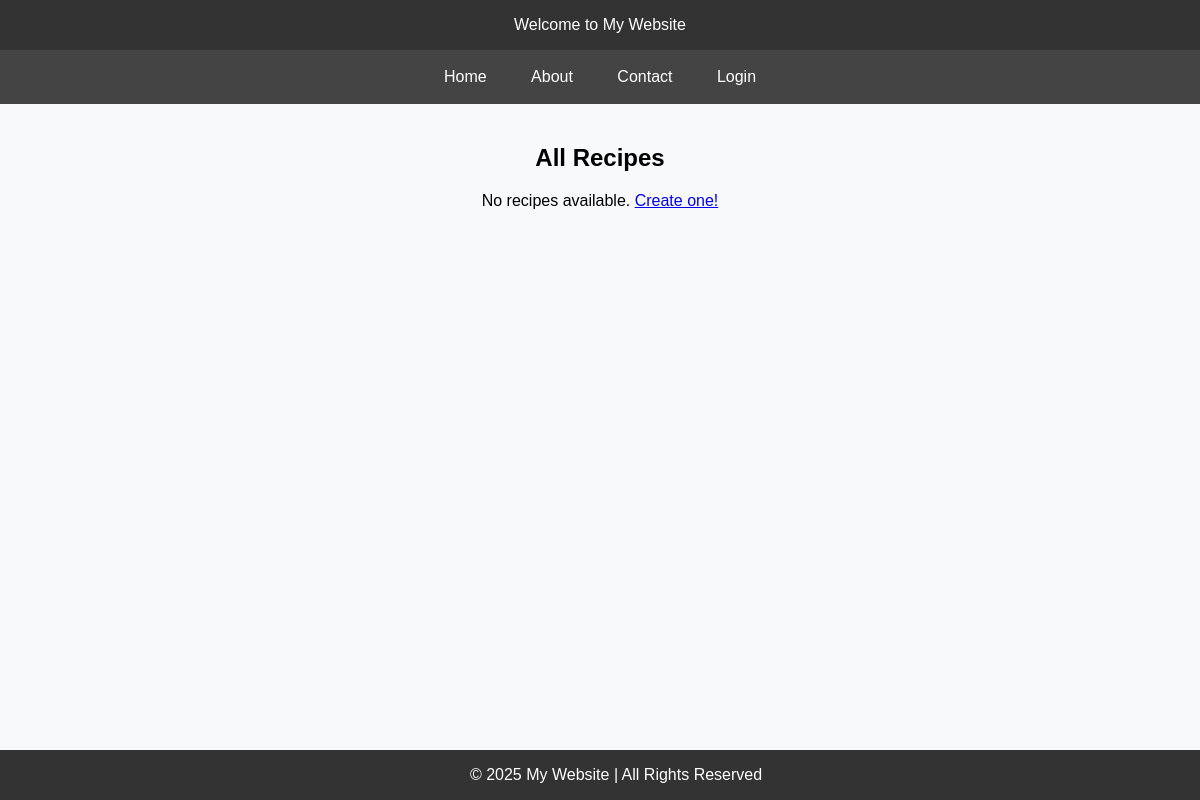
Page /recipes/ on the earlier database version.
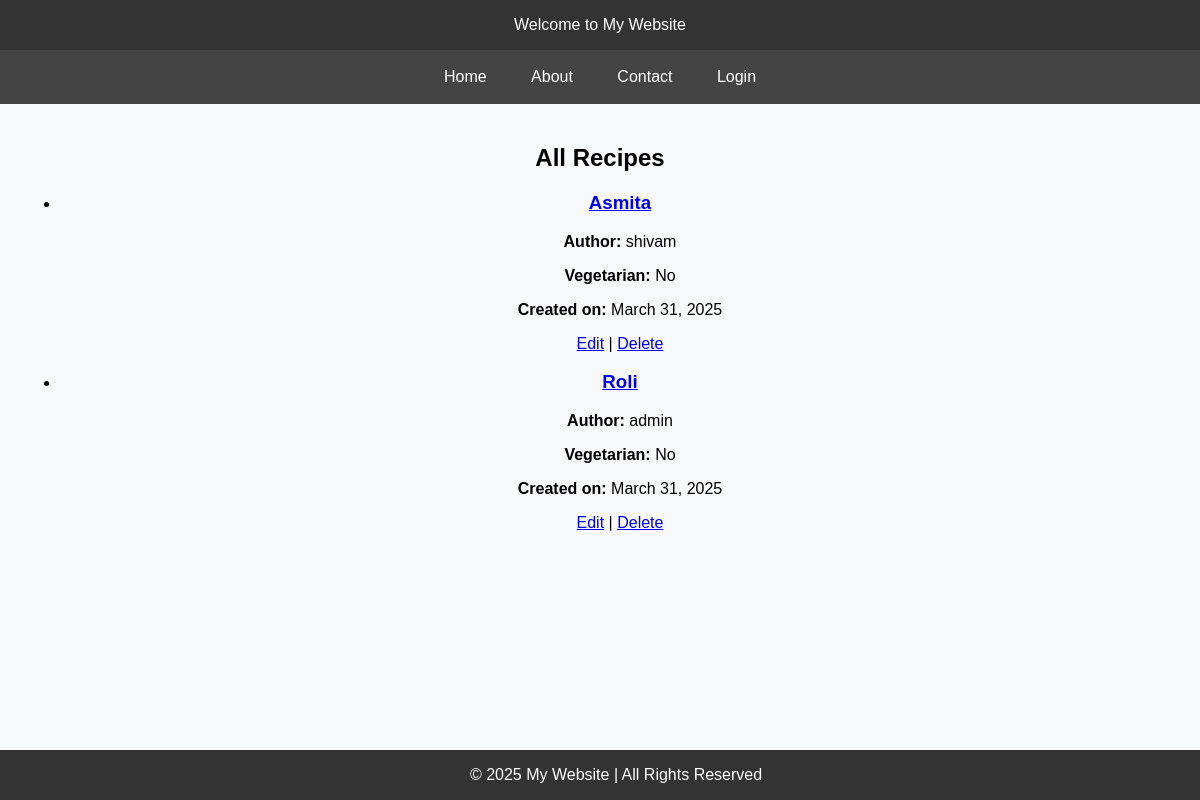
Same page on the later database version.
### recipes/models.py (models this page shows, shortened)
class Recipe(models.Model):
    title = models.CharField(max_length=200)
    description = models.TextField()
    instructions = models.TextField()
    created_at = models.DateTimeField(auto_now_add=True)
    updated_at = models.DateTimeField(auto_now=True)
    author = models.ForeignKey(User, on_delete=models.CASCADE)
    vegetarian = models.BooleanField(default=True)

### recipes/views.py (the view)
# urls.py: path('', views.display_recipes, name='home'),
def display_recipes(request):
    recipes = Recipe.objects.all()
    return render(request, 'display_recipes.html', {'recipes': recipes})

### recipes/templates/display_recipes.html
{% extends 'layout.html' %}
{% load static %}
{% block body %}
   <div class="container">
    <h2>All Recipes</h2>
    {% if recipes %}
        <ul>
            {% for recipe in recipes %}
                <li>
                    <h3><a href="{% url 'recipe_detail' recipe.id %}">{{ recipe.title }}</a></h3>
                    <p><strong>Author:</strong> {{ recipe.author.username }}</p>
                    <p><strong>Vegetarian:</strong> {% if recipe.vegetarian %} Yes {% else %} No {% endif %}</p>
                    <p><strong>Created on:</strong> {{ recipe.created_at|date:"F d, Y" }}</p>
                    <a href="{% url 'update_recipe' recipe.id %}">Edit</a> |
                    <a href="{% url 'delete_recipe' recipe.id %}" onclick="return confirm('Are you sure?')">Delete</a>
                </li>
            {% endfor %}
        </ul>
    {% else %}
        <p>No recipes available. <a href="{% url 'create_recipe' %}">Create one!</a></p>
    {% endif %}
</div>
{% endblock %}

### templates/layout.html (shortened to what this page needs)
<!DOCTYPE html>
<html lang="en">
<head>
</head>
<body>
    <header>
        {% block header %}Welcome to My Website{% endblock %}
    </header>
    <nav>
        <a href="#">Home</a>
        <a href="#">About</a>
        <a href="#">Contact</a>
        {% if user.is_authenticated %}
            <a href="#">Logout</a>
        {% else %}
            <a href="#">Login</a>
        {% endif %}
    </nav>
    <main>
        {% block body %}{% endblock %}
    </main>
    <footer>
        {% block footer %}&copy; 2025 My Website | All Rights Reserved{% endblock %}
    </footer>
</body>
</html>

Differences in the rows shown:
added Recipe: title "Asmita", author.username "shivam", vegetarian "No", created_at "March 31, 2025"
added Recipe: title "Roli", author.username "admin", vegetarian "No", created_at "March 31, 2025"
Other differences:
text no longer shown: "No recipes available. Create one!"
